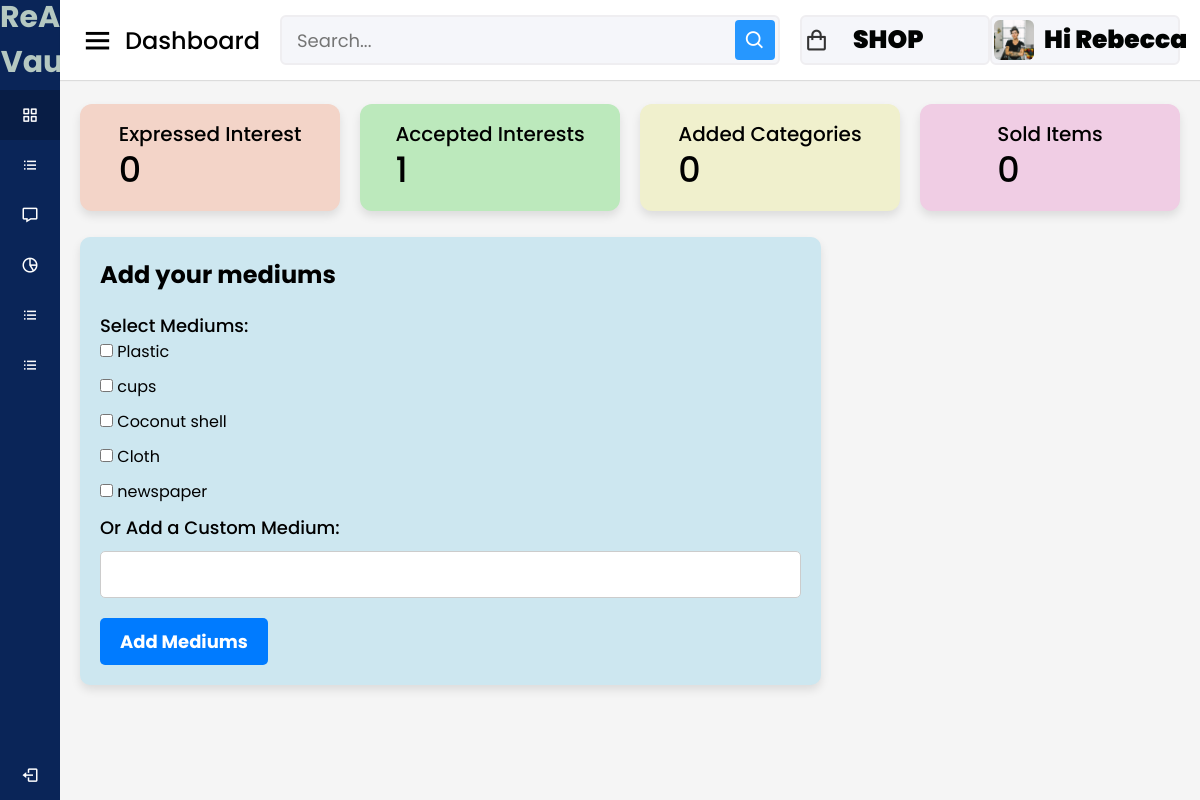
/artist/artist/add-mediums/ (signed in), run on the app's committed database.
### accounts/models.py (models this page shows, shortened)
class Artist(models.Model):
    user = models.OneToOneField(User, on_delete = models.CASCADE)
    phone = models.IntegerField(default=99999999)
    profile_pic = models.ImageField(upload_to= 'picture/artist', null=True,default='picture/artist/hi.jpg')
    is_approved = models.BooleanField(default=False)
    mediums = models.ManyToManyField(MediumOfWaste, blank=True)
    certificate=models.FileField(upload_to='certificates/',null= True, blank=True)

### adminclick/models.py (models this page shows, shortened)
class MediumOfWaste(models.Model):
    name = models.CharField(max_length=255)
    description = models.TextField(blank=True, null=True)
    rate=models.DecimalField(max_digits=10,decimal_places=2,default=0.00)

### artist/views.py (the view, shortened to what this page needs)
# urls.py: path('artist/add-mediums/', views.add_mediums, name='add_mediums'),
@login_required
@never_cache
def add_mediums(request):
    if not request.user.artist.is_approved:
        return HttpResponseForbidden("You are not allowed to access this page.")
    artist=request.user.artist
    expressed_interest_count = Interest.objects.filter(artist=artist).count()
    accepted_interest_count = InterestRequest.objects.filter(
            artist=artist,
            status='accepted'
        ).count()
    context = {
        'mediums': MediumOfWaste.objects.all(),
        'expressed_interest_count':expressed_interest_count,
        'accepted_interest_count':accepted_interest_count,
        'artist':artist,
    }
    return render(request, 'artist/add_mediums.html',context)

### cart/context_processors.py (called while the page is built)
def counter(request):
    cart_count=0
    if 'admin' in request.path:
        return{}
    else:
        try:
            cart=Cart.objects.filter(cart_id=_cart_id(request))
            cart_items=CartItem.objects.all().filter(cart=cart[:1])
            for cart_item in cart_items:
                cart_count = cart_item.Quantity
        except CartItem.DoesNotExist:
            cart_count=0
    return dict(cart_count=cart_count)

### cart/views.py (called while the page is built)
def _cart_id(request):
    cart=request.session.session_key
    if not cart:
        cart=request.session.create()
    return cart

### category/context_processors.py (called while the page is built)
def menu_links(request):
    links = Category.objects.all()
    return dict(links=links)

### template/artist/add_mediums.html (shortened to what this page needs)
{% load static %}
<!DOCTYPE html>
<html lang="en" dir="ltr">
<head>
  <link rel="stylesheet" href="{% static 'assets/css/styles.css' %}">
  <link href='https://unpkg.com/boxicons@2.0.7/css/boxicons.min.css' rel='stylesheet'>
</head>
<body>
  <div class="sidebar">
    <div class="logo-details">
      <span class="logo_name" style="font-size: 30px; text-align: center; font-weight: 700; color: #b5c8c1;">ReArt Vault</span>
    </div>
    <ul class="nav-links">
      <li>
        <a href="{% url 'artist_dashboard' %}" class="active">
          <i class='bx bx-grid-alt'></i>
          <span class="links_name">Artist Dashboard</span>
        </a>
      </li>
      <li>
        <a href="{% url 'add_mediums' %}">
          <i class='bx bx-list-ul'></i>
          <span class="links_name">Add medium</span>
        </a>
      </li>
      <li>
        <a href="{% url 'notifications' %}">
          <i class='bx bx-message'></i>
          <span class="links_name">Notifications</span>
        </a>
      </li>
      <li>
        <a href="{% url 'view_ratesartist' %}">
          <i class='bx bx-pie-chart-alt-2'></i>
          <span class="links_name">Price Listings</span>
        </a>
      </li>
      <li>
        <a href="{% url 'artist_interest_status' %}">
          <i class='bx bx-list-ul'></i>
          <span class="links_name">Interest Status</span>
        </a>
      </li>
      <li>
        <a href="{% url 'buyed_items' %}">
          <i class='bx bx-list-ul'></i>
          <span class="links_name">Buyed Items</span>
        </a>
          </li>
      <li class="log_out">
        <a href="{% url 'userlogout' %}">
          <i class='bx bx-log-out'></i>
          <span class="links_name">Log out</span>
        </a>
      </li>
    </ul>
  </div>
  <section class="home-section">
    <nav>
      <div class="sidebar-button">
        <i class='bx bx-menu sidebarBtn'></i>
        <span class="dashboard">Dashboard</span>
      </div>
      <div class="search-box">
        <input type="text" placeholder="Search...">
        <i class='bx bx-search'></i>
      </div>
      <a href="{% url 'shopdash' %}" style="text-decoration:none;"><div class="profile-details">
        <i class='bx bx-shopping-bag'></i>
        <span class="admin_name" style="font-size: 25px; font-weight: 900; color: #010302;">SHOP</span>
      </div></a>
      <div class="profile-details">
        {% if artist.profile_pic %}
         <img src="{{artist.profile_pic.url}}" alt="">
        {% endif %}
        <span class="admin_name" style="font-size: 25px; font-weight: 900; color: #010302;">Hi {{user.username}}</span>
      </div>
    </nav>
    <div class="home-content">
      <div class="overview-boxes">
        <div class="box" style="background-color:rgb(243, 212, 200);">
          <div class="right-side">
            <div class="box-topic">Expressed Interest</div>
            <div class="number">{{ expressed_interest_count }}</div>
          </div>
        </div>
        <div class="box" style="background-color:rgb(188, 233, 188);">
          <div class="right-side">
            <div class="box-topic">Accepted Interests</div>
            <div class="number">{{ accepted_interest_count }}</div>
          </div>
        </div>
        <div class="box" style="background-color:rgb(240, 240, 205);">
          <div class="right-side">
            <div class="box-topic">Added Categories</div>
            <div class="number"> 0</div>
          </div>
        </div>
        <div class="box" style="background-color:rgb(240, 205, 228);">
          <div class="right-side">
            <div class="box-topic">Sold Items</div>
            <div class="number">0</div>
          </div>
        </div>
      </div>
      <div class="sales-boxes">
        <div class="recent-sales box" style="background-color: #cde7f0; padding: 20px; border-radius: 10px;">
            <div class="title" style="font-size: 24px; font-weight: bold; margin-bottom: 20px;">Add your mediums</div>
            <form method="post">
                <div class="form-group">
                    <label for="mediums" style="font-size: 18px; font-weight: 500;">Select Mediums:</label>
                    <div id="mediums">
                        {% for medium in mediums %}
                            <div class="form-check" style="margin-bottom: 10px;">
                                <input class="form-check-input" type="checkbox" name="mediums" id="medium{{ medium.id }}" value="{{ medium.id }}">
                                <label class="form-check-label" for="medium{{ medium.id }}" style="font-size: 16px;">
                                    {{ medium.name }}
                                </label>
                            </div>
                        {% endfor %}
                    </div>
                </div>
                <div class="form-group">
                    <label for="custom_medium" style="font-size: 18px; font-weight: 500;">Or Add a Custom Medium:</label>
                    <input type="text" id="custom_medium" name="custom_medium" class="form-control" style="padding: 10px; font-size: 16px; margin-top: 10px;" oninput="validateCustomMedium()">
                </div>
                <button type="submit" id="submit-btn" class="btn btn-primary" style="background-color: #007bff; color: #fff; padding: 10px 20px; border: none; border-radius: 5px; font-size: 18px; cursor: pointer; margin-top: 20px;">Add Mediums</button>
            </form>
        </div>
    </div>
</body>
</html>

### static/assets/css/styles.css (style rules this page uses)
* { margin: 0; padding: 0; box-sizing: border-box; font-family: 'Poppins', sans-serif; }
.sidebar { position: fixed; height: 100%; width: 240px; background: #0A2558; transition: all 0.5s ease; }
.sidebar .logo-details { height: 80px; display: flex; align-items: center; }
.sidebar .logo-details .logo_name { color: #fff; font-size: 24px; font-weight: 500; }
.sidebar .nav-links { margin-top: 10px; }
.sidebar .nav-links li { position: relative; list-style: none; height: 50px; }
.sidebar .nav-links li a { height: 100%; width: 100%; display: flex; align-items: center; text-decoration: none; transition: all 0.4s ease; }
.sidebar .nav-links li a.active { background: #081D45; }
.sidebar .nav-links li i { min-width: 60px; text-align: center; font-size: 18px; color: #fff; }
.sidebar .nav-links li a .links_name { color: #fff; font-size: 15px; font-weight: 400; white-space: nowrap; }
.sidebar .nav-links .log_out { position: absolute; bottom: 0; width: 100%; }
.home-section { position: relative; background: #f5f5f5; min-height: 100vh; width: calc(100% - 240px); left: 240px; transition: all 0.5s ease; }
.home-section nav { display: flex; justify-content: space-between; height: 80px; background: #fff; display: flex; align-items: center; position: fixed; width: calc(100% - 240px); left: 240px; z-index: 100; padding: 0 20px; box-shadow: 0 1px 1px rgba(0, 0, 0, 0.1); transition: all 0.5s ease; }
.home-section nav .sidebar-button { display: flex; align-items: center; font-size: 24px; font-weight: 500; }
nav .sidebar-button i { font-size: 35px; margin-right: 10px; }
.home-section nav .search-box { position: relative; height: 50px; max-width: 550px; width: 100%; margin: 0 20px; }
nav .search-box input { height: 100%; width: 100%; outline: none; background: #F5F6FA; border: 2px solid #EFEEF1; border-radius: 6px; font-size: 18px; padding: 0 15px; }
nav .search-box .bx-search { position: absolute; height: 40px; width: 40px; background: #2697FF; right: 5px; top: 50%; transform: translateY(-50%); border-radius: 4px; line-height: 40px; text-align: center; color: #fff; font-size: 22px; transition: all 0.4 ease; }
.home-section nav .profile-details { display: flex; align-items: center; background: #F5F6FA; border: 2px solid #EFEEF1; border-radius: 6px; height: 50px; min-width: 190px; padding: 0 15px 0 2px; }
nav .profile-details img { height: 40px; width: 40px; border-radius: 6px; object-fit: cover; }
nav .profile-details .admin_name { font-size: 15px; font-weight: 500; color: #333; margin: 0 10px; white-space: nowrap; }
nav .profile-details i { font-size: 25px; color: #333; }
.home-section .home-content { position: relative; padding-top: 104px; }
.home-content .overview-boxes { display: flex; align-items: center; justify-content: space-between; flex-wrap: wrap; padding: 0 20px; margin-bottom: 26px; }
.overview-boxes .box { display: flex; align-items: center; justify-content: center; width: calc(100% / 4 - 15px); background: #fff; padding: 15px 14px; border-radius: 12px; box-shadow: 0 5px 10px rgba(0,0,0,0.1); }
.overview-boxes .box-topic { font-size: 20px; font-weight: 500; }
.home-content .box .number { display: inline-block; font-size: 35px; margin-top: -6px; font-weight: 500; }
.home-content .sales-boxes { display: flex; justify-content: space-between; }
.home-content .sales-boxes .recent-sales { width: 65%; background: #fff; padding: 20px 30px; margin: 0 20px; border-radius: 12px; box-shadow: 0 5px 10px rgba(0, 0, 0, 0.1); }
.sales-boxes .box .title { font-size: 24px; font-weight: 500; }
@media (max-width: 1240px) { .sidebar { width: 60px; } }
@media (max-width: 1240px) { .home-section { width: calc(100% - 60px); left: 60px; } }
@media (max-width: 1240px) { .home-section nav { width: calc(100% - 60px); left: 60px; } }

### template/artist/add_mediums.html (style rules this page uses)
.profile-details { position: relative; display: flex; align-items: center; justify-content: space-between; }
.profile-details img { height: 40px; width: 40px; border-radius: 50%; }
.profile-details .admin_name { margin-left: 10px; font-size: 16px; color: #333; }
.form-control { width: 100%; padding: 10px; border: 1px solid #ccc; border-radius: 5px; }
.btn { display: inline-block; padding: 10px 20px; font-size: 16px; font-weight: bold; text-align: center; text-decoration: none; border-radius: 5px; }
.btn-primary { background-color: #007bff; color: white; border: none; cursor: pointer; }

### data on the page
Artist: profile_pic (picture)
MediumOfWaste: name "Plastic"
MediumOfWaste: name "cups"
MediumOfWaste: name "Coconut shell"
MediumOfWaste: name "Cloth"
MediumOfWaste: name "newspaper"

### other printed values
{{ user.username }} "Rebecca"
{{ expressed_interest_count }} "0"
{{ accepted_interest_count }} "1"
